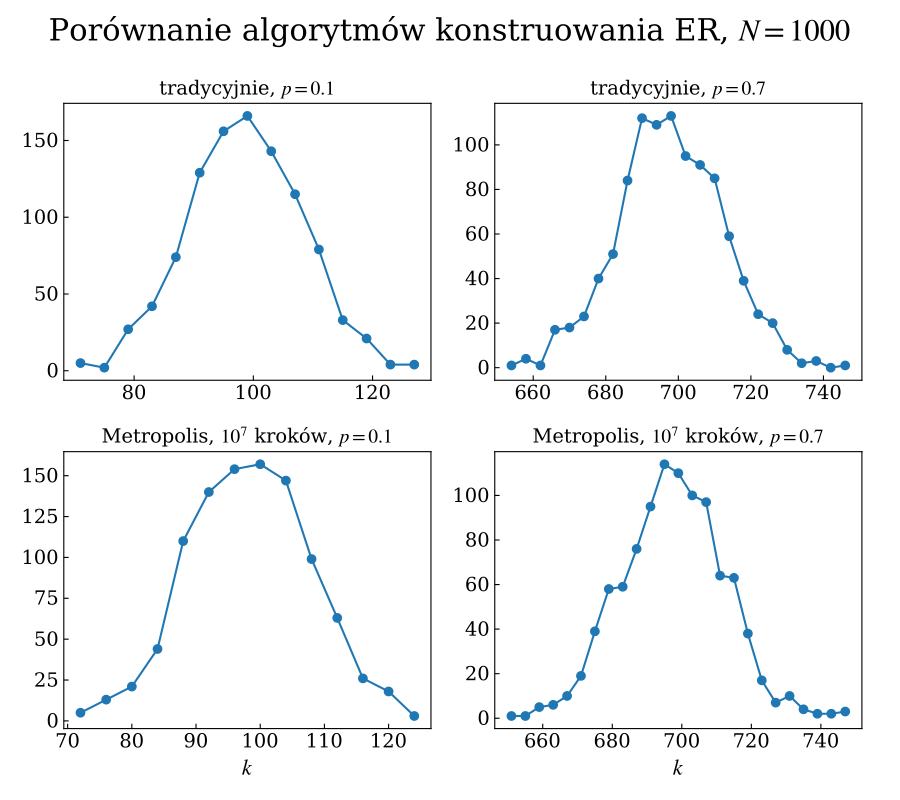

Reproduce this figure in Python.
from pathlib import Path

import numpy as np
from matplotlib import pyplot as plt

from msz import set_plot_style

output_dir = Path(__file__).parent / "output"
set_plot_style()


def k_trad(*, p: float):
    with open(output_dir / "t" / str(p)) as file:
        lines = file.readlines()
    return [len(line.split()) for line in lines]


def k_metr(*, p: float):
    with open(output_dir / "m" / str(p)) as file:
        lines = file.readlines()
    return [sum(map(int, line.split())) for line in lines]


def hist(*, ax, data):
    dx = 4

    bins_lin = np.arange(np.min(data), np.max(data) + dx, dx)
    [counts, bins] = np.histogram(data, bins=bins_lin)
    bins = bins[:-1]

    ax.plot(bins, counts, "o-")


fig, axs = plt.subplots(nrows=2, ncols=2)
[trad, metr] = axs

[left, right] = trad
hist(ax=left, data=k_trad(p=0.1))
left.set_title("tradycyjnie, $p=0.1$")
hist(ax=right, data=k_trad(p=0.7))
right.set_title("tradycyjnie, $p=0.7$")

[left, right] = metr
hist(ax=left, data=k_metr(p=0.1))
left.set_title("Metropolis, $10^7$ kroków, $p=0.1$")
hist(ax=right, data=k_metr(p=0.7))
right.set_title("Metropolis, $10^7$ kroków, $p=0.7$")

left.set_xlabel("$k$")
right.set_xlabel("$k$")

fig.suptitle("Porównanie algorytmów konstruowania ER, $N=1000$")
fig.tight_layout()
plt.savefig(Path(__file__).with_suffix(".pdf"))
plt.show()
